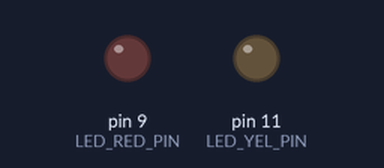
Simulated run of this sketch. Board: Arduino Uno, built with avr-gcc and run on an emulated ATmega328P. Shown: output pins drawn as LEDs (lit = HIGH).

Above: at 0.05 s.
At 1.25 s:
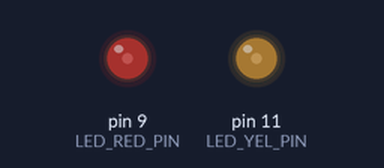
At 2.5 s:
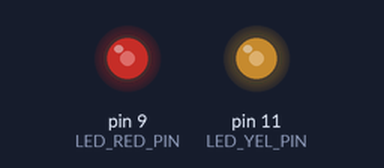
At 5.0 s:
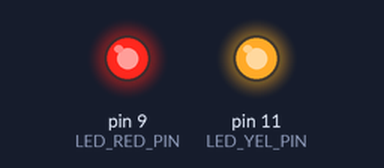
Timing chart, 0 to 6.5 s (numbered marks = the images above):
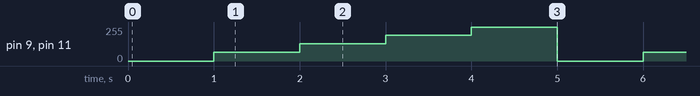

The sketch:

kadai2-3-3.ino
```cpp
//それぞれのポート番号を定義
const int LED_RED_PIN = 9;
const int LED_YEL_PIN = 11;
void setup() {
  Serial.begin(9600);
  // シリアル通信を9600kbpsで初期化
  pinMode(LED_RED_PIN,OUTPUT);
  pinMode(LED_YEL_PIN,OUTPUT);
  //LEDのポートをそれぞれ出力に設定
}
void loop() {
  for(int i = 0; i <= 256; i+=64){
    if(i==256){//256は引数にならないので
      i--;
    }
    analogWrite(LED_RED_PIN,i);//それぞれにiを出力
    analogWrite(LED_YEL_PIN,i);//それぞれにiを出力
    delay(1000);//1秒待つ
  }
}
```

Measured:
- by itself, pin 9 (LED_RED_PIN), pin 11 (LED_YEL_PIN): repeats every 5.0 s: 128/255 1.0 s, 192/255 1.0 s, 255/255 1.0 s, 0/255 1.0 s, 64/255 1.0 s
